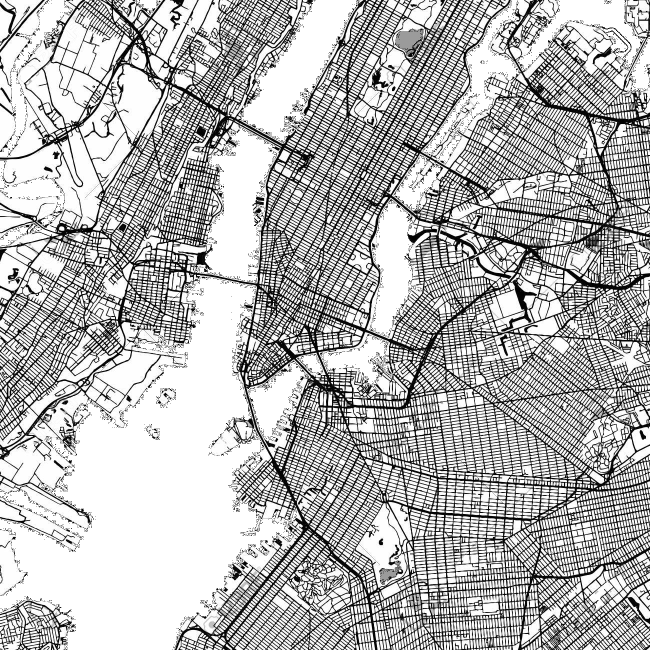
#> input picture Stippling/NewYork.jpg, 1300 x 1300 px (shown at 1/2 size)
$ jupyter execute --allow-errors Stippling.ipynb
#> lines starting #> are read from the running program, lines starting #| are printed output that depends on the picture; after the words box and inside, x2 and y2 are one past the last pixel; in counts of white or black regions, pixels touching at a corner belong together; long printed decimals are rounded
[cell 1]
from PIL import Image
from PIL import ImageStat
from PIL import ImageDraw
from PIL import ImageFilter
import copy
import numpy as np
import math
import random

[cell 2]
im = Image.open("NewYork.jpg").convert('L')
#> im is the input picture: PIL image 1300x1300 L; min 0, max 255, mean 180.4
width, height = im.size
print((width, height))
#| (1300, 1300)

[cell 3]
im

[cell 4]
print("preparing image scale pyramid...")
sigma = 1
im0 = im. filter(ImageFilter.GaussianBlur(sigma))
im1 = im0.filter(ImageFilter.GaussianBlur(2*sigma))
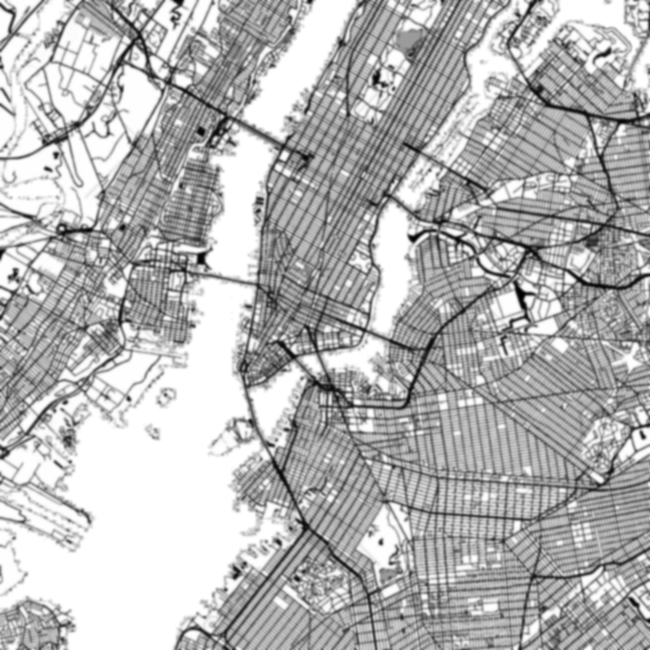
#> im1: PIL image 1300x1300 L (shown at 1/2 size); min 0, max 255, mean 180
im2 = im1.filter(ImageFilter.GaussianBlur(4*sigma))
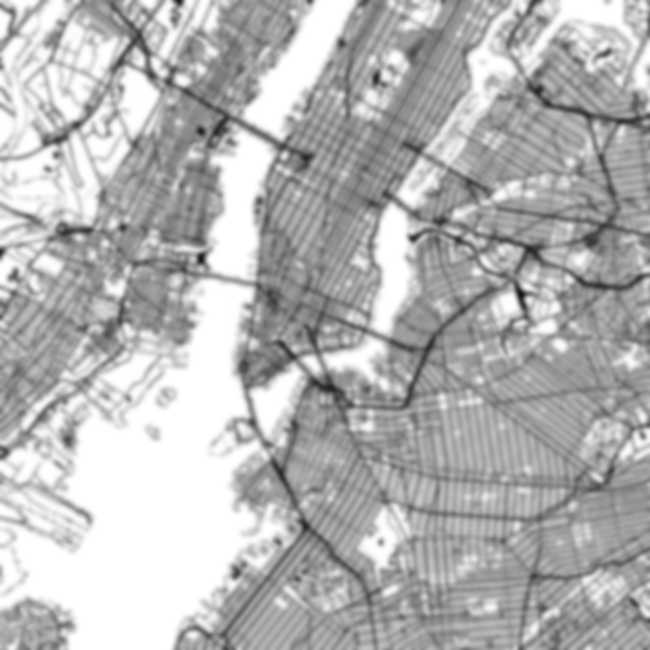
#> im2: PIL image 1300x1300 L (shown at 1/2 size); min 18, max 255, mean 180
im3 = im2.filter(ImageFilter.GaussianBlur(8*sigma))
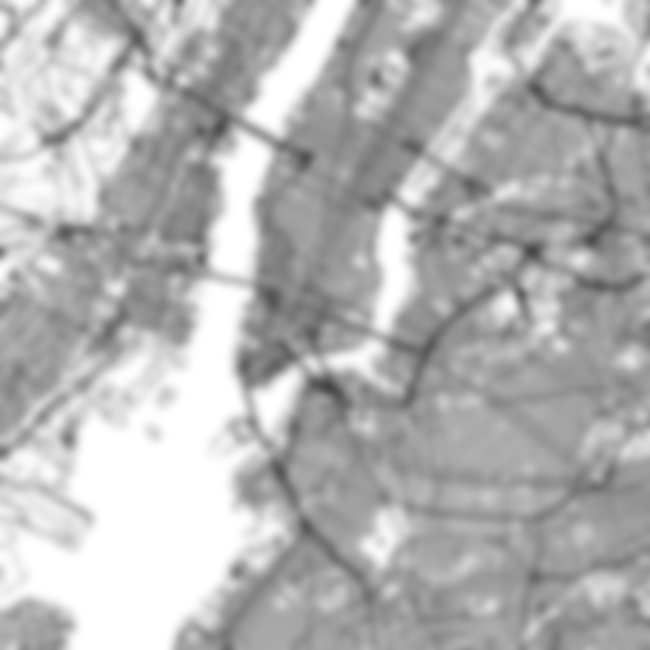
#> im3: PIL image 1300x1300 L (shown at 1/2 size); min 67, max 255, mean 180

[cell 5]
im0

[cell 6]
phi = (1 + 5 ** 0.5)/2.0
# http://www.ams.org/journals/mcom/1999-68-225/S0025-5718-99-00996-5/S0025-5718-99-00996-5.pdf
sq2 = 0.5545497 #math.fmod(2 ** 0.5,1)
sq3 = 0.308517 #math.fmod(3 ** 0.5,1)
def goldenseq1(i, seed=0):
    return math.fmod(seed+i*sq2,1)

def goldenseq2(i, seed=0):
    return math.fmod(seed+i*sq3,1)

# [7 lines left out: function compact1By2, not called in this run]

def decodeMorton2X(code):
    return compact1By2(code >> 0)

def decodeMorton2Y(code):
    return compact1By2(code >> 1)

[cell 7]
imd = copy.deepcopy(im)
draw = ImageDraw.Draw(imd)
draw.rectangle([(0,0), (width,height)], fill=(255))

n = 600000
radius = 1
jitter = 1.5 #radius/2

for i in range(0, n, 1):
        x = goldenseq1(i)*width + jitter*random.uniform(-1,1)
        y = goldenseq2(i)*height + jitter*random.uniform(-1,1)
            #print((x,y))

        #if (float(i)/n) < (float(y)/height):
        if (float(i)/n) < 1-(im0.getpixel((x%width, y%height))/255.0):
            draw.ellipse([(x-radius,y-radius), (x+radius,y+radius)], fill=(0))

imd
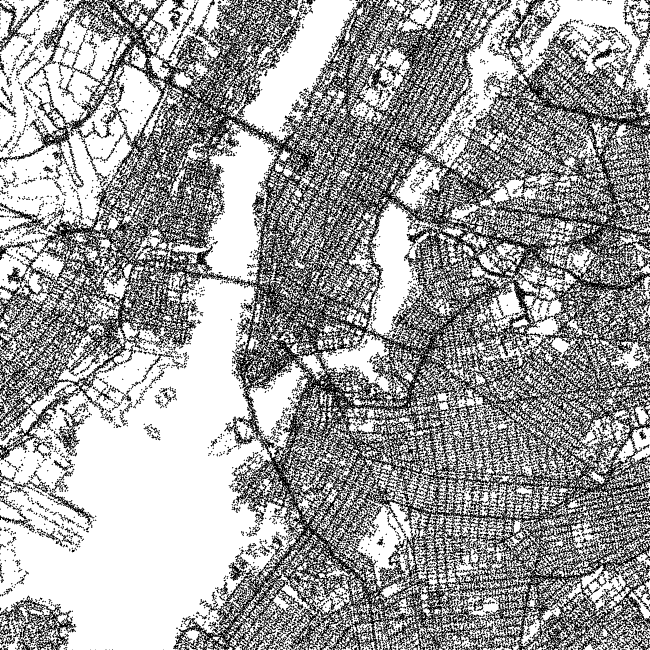
#> Out: PIL image 1300x1300 L (shown at 1/2 size); 62.8% white; black in thin lines or dots

[cell 8]
n= 600000
ithreshold = 0.05
jitter = 1
delta  = 2*sigma

maxdim = max(width,height)

xstart  = 0
xstop   = width
ystart  = 0
ystop   = height

# [4 lines of commented-out code are left out]

xa= np.empty([n])
ya= np.empty([n])
ra= np.empty([n])
dxa= np.empty([n])
dya= np.empty([n])
ia = np.empty([n])

print("analysing image...")
i=0
for i in range(0, n, 1):
    if i%10000==0:
        print('.', end='')

    x = goldenseq1(i)*width  + jitter*random.uniform(-1,1)
    y = goldenseq2(i)*height + jitter*random.uniform(-1,1)

    x = 0 if x<0 else x
    y = 0 if y<0 else y
    x = width-1 if x>=width else x
    y = height-1 if y>=height else y

    if x<xstart or x>xstop or y<ystart or y>ystop:
        continue

    intensity = 1-(im0.getpixel((x, y))/256.0)

    rescaled_intensity = (intensity-ithreshold)/(1.0-ithreshold)

    if rescaled_intensity>=0 and (float(i)/n)<rescaled_intensity:
        xa[i]=x
        ya[i]=y

        dx=0
        dy=0

        try:
            dx = (im0.getpixel((x+delta, y))-im0.getpixel((x-delta, y)))/256.0
            dy = (im0.getpixel((x, y+delta))-im0.getpixel((x, y-delta)))/256.0

            dx += 0.5*(im1.getpixel((x+2*delta, y))-im1.getpixel((x-2*delta, y)))/256.0
            dy += 0.5*(im1.getpixel((x, y+2*delta))-im1.getpixel((x, y-2*delta)))/256.0

            dx += 0.25*(im2.getpixel((x+4*delta, y))-im2.getpixel((x-4*delta, y)))/256.0
            dy += 0.25*(im2.getpixel((x, y+4*delta))-im2.getpixel((x, y-4*delta)))/256.0

            dx += 0.125*(im3.getpixel((x+8*delta, y))-im3.getpixel((x-8*delta, y)))/256.0
            dy += 0.125*(im3.getpixel((x, y+8*delta))-im3.getpixel((x, y-8*delta)))/256.0
        except IndexError:
            dx=0
            dy=0

        length = math.hypot(dx,dy)

        if abs(length)>0.001:
            dxa[i]=dx/length
            dya[i]=dy/length
        else:
            dxa[i]=0
            dya[i]=0

        ia[i] = rescaled_intensity

        i=i+1
#> this loop made 600000 passes
#> (intensity, rescaled_intensity, dx, dy, length) on passes 2, 4, 5, 8, 9, 11, 12, 13: (0.246, 0.206, -0.128, 0.318, 0.343), (0.227, 0.186, 0.125, -0.792, 0.802), (0.781, 0.77, 0.771, -0.0527, 0.773), (0.426, 0.396, -0.627, -0.693, 0.935), (0.141, 0.0954, -0.444, 0.0176, 0.445), (0.0664, 0.0173, 0.0591, -0.022, 0.063), (0.0781, 0.0296, -0.0137, -0.0234, 0.0271), (0.492, 0.465, -0.236, -0.0776, 0.249)
        #print((x,y,i))
print("done!")

[cell 9]
lthreshold = 0.9
length_param = 3

print("preparing drawing image...")
imd = copy.deepcopy(im)
draw = ImageDraw.Draw(imd)
draw.rectangle([(0,0), (width,height)], fill=(255))

line_list=[]
n=i
print("drawing image... at least %d objects to draw! " % n)
#> (printed output is left out)
for j in range(0,n,1):
    if j%10000==0:
        print('.', end='')

    intensity = ia[j]
    strength = length_param*intensity
    dx     = dxa[j]*strength
    dy     = dya[j]*strength

    length = 2*math.hypot(dx,dy)

    if length>=lthreshold:
        x      = xa[j]
        y      = ya[j]
        #gradrect = [(x-dx,y-dy), (x+dx,y+dy)]
        rotrect  = [(x-dy,y+dx), (x+dy,y-dx)]
        draw.line(rotrect)

        line = [((x-dy)/maxdim,(y+dx)/maxdim), ((x+dy)/maxdim,(y-dx)/maxdim)]
        line_list.append(line)
print("done!")
print((n,i))
#| (599999, 599999)
imd
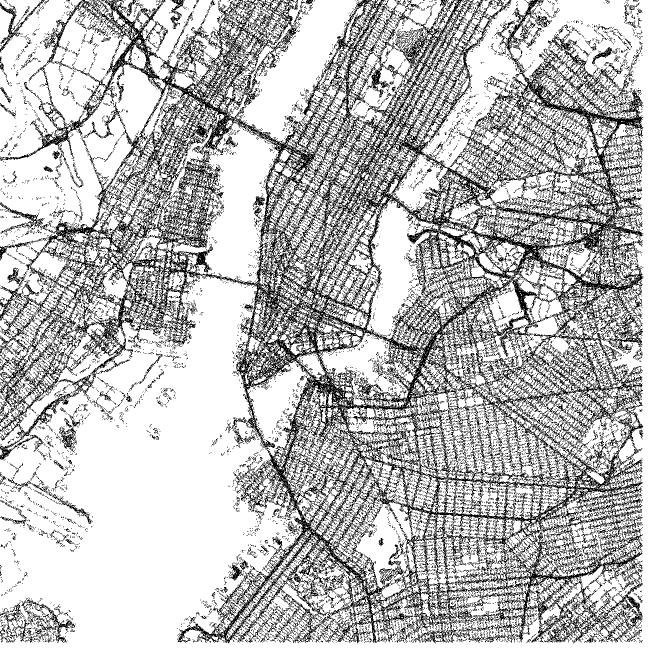
#> Out: PIL image 1300x1300 L (shown at 1/2 size); 73.3% white; black in thin lines or dots

[cell 10]
def morton(x, y):
    x = (x | (x << 16)) & 0x0000FFFF0000FFFF;
    x = (x | (x << 8))  & 0x00FF00FF00FF00FF;
    x = (x | (x << 4))  & 0x0F0F0F0F0F0F0F0F;
    x = (x | (x << 2))  & 0x3333333333333333;
    x = (x | (x << 1))  & 0x5555555555555555;

    y = (y | (y << 16)) & 0x0000FFFF0000FFFF;
    y = (y | (y << 8))  & 0x00FF00FF00FF00FF;
    y = (y | (y << 4))  & 0x0F0F0F0F0F0F0F0F;
    y = (y | (y << 2))  & 0x3333333333333333;
    y = (y | (y << 1))  & 0x5555555555555555;

    return x | (y << 1);

def sortmorton(x):
    [(ax,ay), (bx,by)] = x
    return morton(int(4096*(ax+bx)),int(4096*(ay+by)))

def sortlength(x):
    [(ax,ay), (bx,by)] = x
    return abs(ax-bx)+abs(ay-by)


line_list.sort(key=lambda x: sortmorton(x) , reverse=True)

print(len(line_list))
#| 152050

#> (a cell that did not finish here is left out)

#> (a cell that did not finish here is left out)

[cell 13]
pw = 30.5
ph = 30.5

w  = 20
h  = 20

x0 = (pw-w)/2
y0 = (ph-h)/2

if width>height:
    y0 += h*(1-float(height/width))/2
elif height>width:
    x0 += w*(1-float(width/height))/2

print(width,height)
#| 1300 1300
print((1-width/height)/2)
#| 0.0
print(w*(1-width/height)/2 )
#| 0.0
